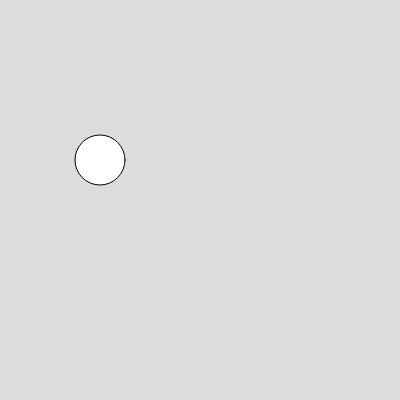
Frame 1 (no input)
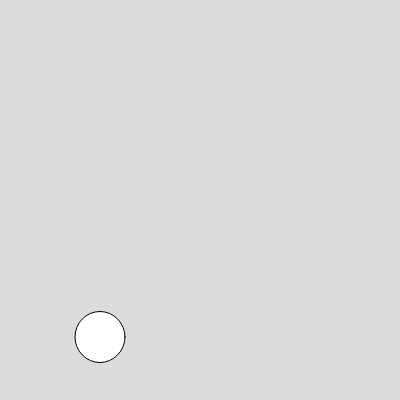
Frame 60 (no input)
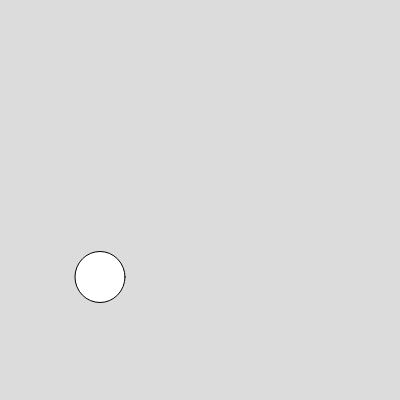
Frame 120 (the mouse pressed at the canvas centre since frame 60)

The p5.js sketch that drew these frames (run headless with seeded random() and noise() and a simulated clock; from frame 60 on, the mouse is pressed at the canvas centre):

// p5.js sketch
// ── sketch.js
var pos = {
    x: 100,
    y: 160,
    s: 50,
    s2: 50
}

var v = 3


function setup() {
    createCanvas(400, 400);
}

function draw() {
    background(220);
    ellipse(pos.x, pos.y, pos.s, pos.s2)
    pos.y += v
    if (pos.y >= height - pos.s / 2) {

        pos.s2 -= 1
        v = v - 0.4

    } else if (pos.y <= 0 + pos.s / 2) {
        pos.s2 -= 1
        v = v + 0.4
    } else if (pos.y <= height + pos.s / 2 || pos.y >= 0 - pos.s / 2) {
        if (pos.s2 <= 50) {
            pos.s2 += 1;
        }
    }

}
// ── Setup.js
function setup() {
    createCanvas(400, 400);
}
